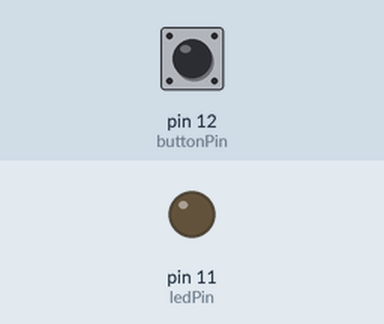
Recording of a program running on a simulated Raspberry Pi (header pin numbers). Parts: output pins drawn as LEDs (lit = HIGH). Inputs (shaded band) come from the test bench; at power-on: pin 12 (buttonPin) HIGH. What the program prints to the terminal is not drawn.

Above: at 1.2 s.
1.3 s: pin 12 (buttonPin) pulled LOW for 0.15 s
At 1.37 s:
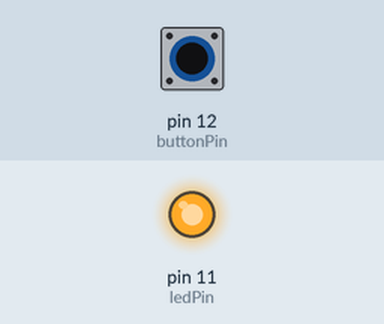
2.9 s: pin 12 (buttonPin) pulled LOW for 3.2 s
At 6.7 s:
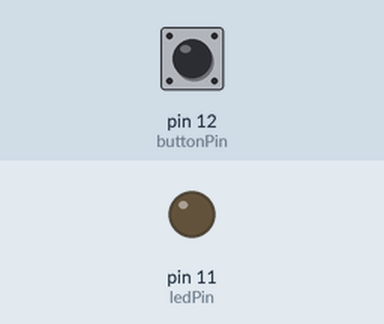
Timing chart, 0 to 8.2 s (numbered marks = the images above; inputs shaded):
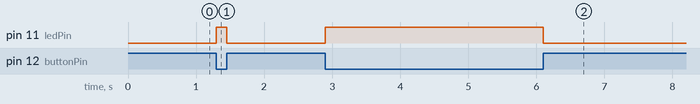

The program:

buttonLED.py
```python
import RPi.GPIO as GPIO

ledPin = 11
buttonPin = 12

def setup():
    GPIO.setmode(GPIO.BOARD)
    GPIO.setup(ledPin, GPIO.OUT)
    GPIO.setup(buttonPin, GPIO.IN, pull_up_down = GPIO.PUD_UP)

def loop():
    while True:
        if GPIO.input(buttonPin) == GPIO.LOW:
            GPIO.output(ledPin, GPIO.HIGH)
            #print('LED turned on')
        else:
            GPIO.output(ledPin, GPIO.LOW)
            #print('LED turned off')

def finish():
    GPIO.cleanup()


if __name__ == '__main__':
    print('Program starting...')
    setup()
    try:
        loop()
    except KeyboardInterrupt:
        finish()
```

Measured:
- after the input at 1.3 s, pin 11 (ledPin): LOW → HIGH at once, → LOW 0.15 s later
- after the input at 2.9 s, pin 11 (ledPin): LOW → HIGH at once, → LOW 3.2 s later
